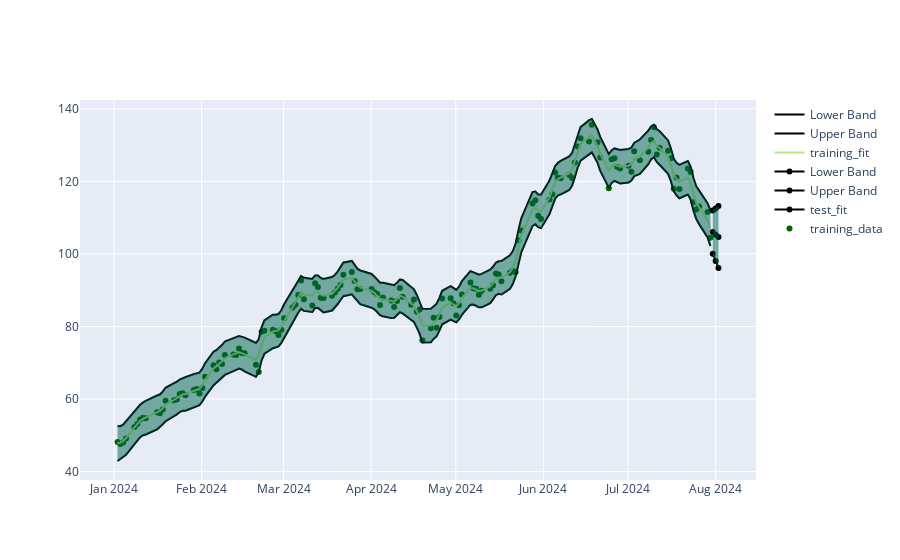

Notebook cell for this chart:
### Code cell
dataset_index = -1
btest.create_backtest_data(
    datetime(year=2024, month=1, day=1),
    datetime(year=2024, month=7, day=31), 
    ql.Date(2,8,2024),store_prices=True
)
btest.fit_model(dataset_index, lambda x,y: RegressionModel(x,y))

yfit, ysigma = btest.predict(dataset_index) 
test_yfit , lower, upper = btest.create_bands(yfit, ysigma)
training_f, lower_f, upper_f = btest.training_bands(dataset_index)



prediction_markers = go.Scatter(x=btest.prediction_data[dataset_index], 
                            y=btest.prediction_data_price[dataset_index], 
                            mode='markers',
                            marker=dict(color='red'),
                            name='test_data')

training_markers = go.Scatter(x=btest.data[dataset_index][0], 
                              y = btest.data[dataset_index][1],
                            mode='markers',
                            marker=dict(color='darkgreen'),
                            name='training_data')

xt = btest.prediction_data[dataset_index]
bands = [
go.Scatter(x=xt, y=test_yfit, line=dict(color='black', width=2), name='test_fit'),
go.Scatter(x=xt, y=upper, line=dict(color='black', width=2), name='Upper Band'),
go.Scatter(x=xt, y=lower, line=dict(color='black', width=2), name='Lower Band'),
go.Scatter(x=xt, y=upper, fill=None, mode='lines', line=dict(color='rgba(0,100,80,0.2)'), showlegend=False),
go.Scatter(x=xt, y=lower, fill='tonexty', mode='lines', line=dict(color='rgba(0,100,80,0.2)'), showlegend=False),
]

x = btest.data[dataset_index][0]
training_fit_bands = [
go.Scatter(x=x, y=training_f, name='training_fit'),
go.Scatter(x=x, y=upper_f, line=dict(color='black', width=2), name='Upper Band'),
go.Scatter(x=x, y=lower_f, line=dict(color='black', width=2), name='Lower Band'),
go.Scatter(x=x, y=upper_f, fill=None, mode='lines', line=dict(color='rgba(0,100,80,0.2)'), showlegend=False),
go.Scatter(x=x, y=lower_f, fill='tonexty', mode='lines', line=dict(color='rgba(0,100,80,0.2)'), showlegend=False),
] 


fig = go.Figure([prediction_markers, training_markers, *bands, *training_fit_bands])

fig.show()

### Figure 1 — Plotly figure (JSON) as saved in the notebook; plotly's stock layout.template omitted (floating-point values rounded to 4 significant figures; data arrays with more than 128 entries replaced by an {"elided": "..."} marker saying what was removed)
{"data": [{"marker": {"color": "red"}, "mode": "markers", "name": "test_data", "type": "scatter", "x": ["2024-07-31T00:00:00", "2024-08-01T00:00:00", "2024-08-02T00:00:00"], "y": []}, {"marker": {"color": "darkgreen"}, "mode": "markers", "name": "training_data", "type": "scatter", "x": {"elided": "145 str values"}, "y": {"elided": "145 float values"}}, {"line": {"color": "black", "width": 2}, "name": "test_fit", "type": "scatter", "x": ["2024-07-31T00:00:00", "2024-08-01T00:00:00", "2024-08-02T00:00:00"], "y": [106.0, 105.3, 104.7]}, {"line": {"color": "black", "width": 2}, "name": "Upper Band", "type": "scatter", "x": ["2024-07-31T00:00:00", "2024-08-01T00:00:00", "2024-08-02T00:00:00"], "y": [112.0, 112.5, 113.2]}, {"line": {"color": "black", "width": 2}, "name": "Lower Band", "type": "scatter", "x": ["2024-07-31T00:00:00", "2024-08-01T00:00:00", "2024-08-02T00:00:00"], "y": [100.1, 98.05, 96.14]}, {"line": {"color": "rgba(0,100,80,0.2)"}, "mode": "lines", "showlegend": false, "type": "scatter", "x": ["2024-07-31T00:00:00", "2024-08-01T00:00:00", "2024-08-02T00:00:00"], "y": [112.0, 112.5, 113.2]}, {"fill": "tonexty", "line": {"color": "rgba(0,100,80,0.2)"}, "mode": "lines", "showlegend": false, "type": "scatter", "x": ["2024-07-31T00:00:00", "2024-08-01T00:00:00", "2024-08-02T00:00:00"], "y": [100.1, 98.05, 96.14]}, {"name": "training_fit", "type": "scatter", "x": {"elided": "145 str values"}, "y": {"elided": "145 float values"}}, {"line": {"color": "black", "width": 2}, "name": "Upper Band", "type": "scatter", "x": {"elided": "145 str values"}, "y": {"elided": "145 float values"}}, {"line": {"color": "black", "width": 2}, "name": "Lower Band", "type": "scatter", "x": {"elided": "145 str values"}, "y": {"elided": "145 float values"}}, {"line": {"color": "rgba(0,100,80,0.2)"}, "mode": "lines", "showlegend": false, "type": "scatter", "x": {"elided": "145 str values"}, "y": {"elided": "145 float values"}}, {"fill": "tonexty", "line": {"color": "rgba(0,100,80,0.2)"}, "mode": "lines", "showlegend": false, "type": "scatter", "x": {"elided": "145 str values"}, "y": {"elided": "145 float values"}}], "layout": {}}
